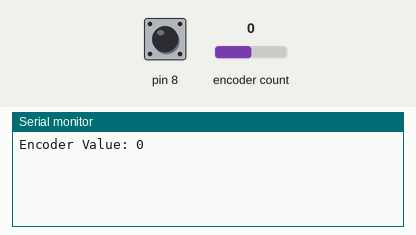
Simulated run of this sketch. Board: Arduino Nano, built with avr-gcc and run on an emulated ATmega328P. On the bench: the last lines printed to the serial monitor. The test bench sets the inputs (shaded band); at power-on: pin 8 HIGH, encoder count 0.

Above: at 1.2 s.
1.3 s: pin 8 pulled LOW for 0.15 s
At 2.8 s:
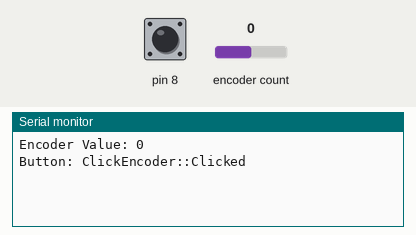
3.5 s: pin 8 pulled LOW for 3.2 s
At 7.9 s:
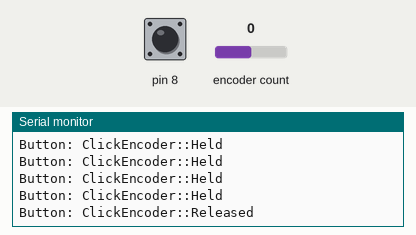
8.2 s: pin 8 driven LOW
11.2 s: encoder count set to 1
At 12.1 s:
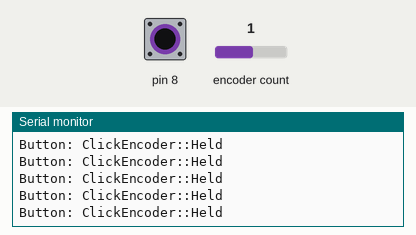
14.2 s: encoder count set to 2
17.2 s: pin 8 pulsed HIGH 2 times (0.12 s each, 0.3 s apart)
At 18.5 s:
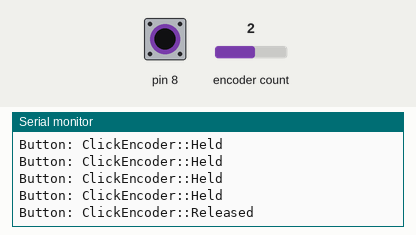

Measured:
- after the input at 1.3 s, the serial monitor: prints a new line after 0.75 s (image 1)
- after the input at 3.5 s, the serial monitor: prints a new line after 1.2 s (image 2)
- after the input at 11.2 s, the serial monitor: prints a new line after 0.09 s (image 3)
- after the input at 17.2 s, the serial monitor: prints a new line after 0.07 s (image 4)

The sketch:

hack-nano-encoder.ino
```cpp
// (licence header left out)
/*
 * ------------------------------------------------------------------------------------------------
 * Library files
 * ------------------------------------------------------------------------------------------------
 */
 #include <ClickEncoder.h> // include rotary encoder library (https://github.com/0xPIT/encoder)
 #include <TimerOne.h>     // include Timer 1 library (https://github.com/PaulStoffregen/TimerOne)

/*
 * ------------------------------------------------------------------------------------------------
 * Macros
 * ------------------------------------------------------------------------------------------------
 */

/*
 * ------------------------------------------------------------------------------------------------
 * Global declarations
 * ------------------------------------------------------------------------------------------------
 */
 ClickEncoder *encoder;    // set the pointer of class ClickEncoder
 int16_t last, value;      // variables to store previous and current values

/*
 * ------------------------------------------------------------------------------------------------
 * Functions, ISRs
 * ------------------------------------------------------------------------------------------------
 */
 void timerIsr() {           // ISR for Timer 1
  encoder->service();       // access structure member by pointer
 }

/*
 * ------------------------------------------------------------------------------------------------
 * put your setup code here, to run once:
 * ------------------------------------------------------------------------------------------------
 */
 void setup() {
  Serial.begin(9600);                   // set serial com at 9600bps
  encoder = new ClickEncoder(4, 7, 8);  // CLK=4, DT=7, SW=8
  Timer1.initialize(1000);              // initialize Timer 1
  Timer1.attachInterrupt(timerIsr);     // set Timer 1 interrupt
  last = -1;                            // set the previous value
 }

/*
 * ------------------------------------------------------------------------------------------------
 * put your main code here, to run repeatedly:
 * ------------------------------------------------------------------------------------------------
 */
 void loop() {
  value += encoder->getValue();         // read encoder value
  if (value != last) {                  // not equal to previous
    last = value;                       // set previous as current
    Serial.print("Encoder Value: ");    // print the title
    Serial.println(value);              // print the value
  }
  ClickEncoder::Button b = encoder->getButton();
  if (b != ClickEncoder::Open) {
    Serial.print("Button: ");
    #define VERBOSECASE(label) case label: Serial.println(#label); break;
    switch (b) {
      VERBOSECASE(ClickEncoder::Pressed);
      VERBOSECASE(ClickEncoder::Held)
      VERBOSECASE(ClickEncoder::Released)
      VERBOSECASE(ClickEncoder::Clicked)
      case ClickEncoder::DoubleClicked:
          Serial.println("ClickEncoder::DoubleClicked");
          encoder->setAccelerationEnabled(!encoder->getAccelerationEnabled());
          Serial.print("  Acceleration is ");
          Serial.println((encoder->getAccelerationEnabled()) ? "enabled" : "disabled");
    }
  }
 }
```
